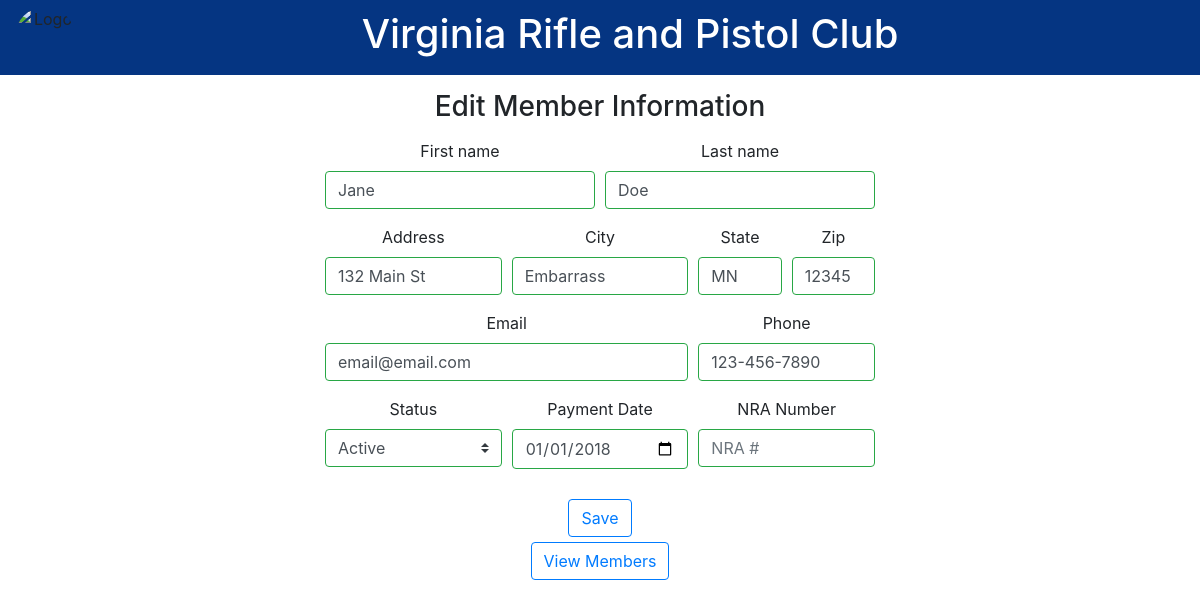
Screenshot of /edit.php?id=3 (signed in) with the database file from the repository.
### tables this page shows
CREATE TABLE `members` (
  `id` int(20) NOT NULL,
  `fname` varchar(15) NOT NULL,
  `lname` varchar(15) NOT NULL,
  `address` text NOT NULL,
  `city` varchar(15) NOT NULL,
  `state` varchar(2) NOT NULL,
  `zip` char(5) NOT NULL,
  `email` varchar(50) NOT NULL,
  `phone` text NOT NULL,
  `status` varchar(8) NOT NULL,
  `payment` date NOT NULL,
  `nra` varchar(256) NOT NULL
);

### connect.php (called while the page is built, shortened)
<?php
$iniParse = parse_ini_file("../capstone.ini",true);
$current = $iniParse["currentEnv"]["data"];
$key           = $iniParse[$current]["key"];
$cipherMethod  = $iniParse[$current]["cipherMethod"];
?>

### editform.php (the view, shortened to what this page needs)
<?php
include('connect.php');
$id = $_GET['id'];
$result = $db->prepare("SELECT * FROM members WHERE id= :userid");
$result->bindParam(':userid', $id);
$result->execute();
for($i = 0; $row = $result->fetch(); $i++){
	$decryptedNRA = openssl_decrypt ($row['nra'], $cipherMethod, $key);
?>
<div class="container" align="center">
	<form method="post" action="update.php">
		<h3 style="margin-top: 15px; margin-bottom: 15px;">Edit Member Information</h3>
			<div class="form-row justify-content-center">
				<div class="col-md-3 mb-3">
				  <label for="validationServer01">First name</label>
				  <input type="text" <?php echo ($fnameValid == 0) ? "class='form-control is-valid'" : "class='form-control is-invalid'"; ?> name="f_name" placeholder="First name" value="<?php echo $row['fname'] ?>" />
				</div>
				<div class="col-md-3 mb-3">
				  <label for="validationServer02">Last name</label>
				  <input type="text" <?php echo ($lnameValid == 0) ? "class='form-control is-valid'" : "class='form-control is-invalid'"; ?> name="l_name" placeholder="Last name" value="<?php echo $row['lname'] ?>" />
				</div>
		  </div>
		  <div class="form-row justify-content-center">
			  <div class="col-md-2 mb-3">
				  <label for="validationServer02">Address</label>
				  <input type="text" <?php echo ($addressValid == 0) ? "class='form-control is-valid'" : "class='form-control is-invalid'"; ?> name="e_address" placeholder="Address" value="<?php echo $row['address'] ?>" />
				</div>
			<div class="col-md-2 mb-3">
			  <label for="validationServer03">City</label>
			  <input type="text" <?php echo ($cityValid == 0) ? "class='form-control is-valid'" : "class='form-control is-invalid'"; ?> name="e_city" placeholder="City" value="<?php echo $row['city'] ?>" />
			</div>
			<div class="col-md-1 mb-0">
			  <label for="validationServer04">State</label>
			  <input type="text" <?php echo ($stateValid == 0) ? "class='form-control is-valid'" : "class='form-control is-invalid'"; ?> name="e_state" id="validationServer04" placeholder="State" value="<?php echo $row['state'] ?>" />
			</div>
			<div class="col-md-1 mb-3">
			  <label for="validationServer05">Zip</label>
			  <input type="text" <?php echo ($zipValid == 0) ? "class='form-control is-valid'" : "class='form-control is-invalid'"; ?> name="e_zip" placeholder="Zip" value="<?php echo $row['zip'] ?>" />
			</div>
		  </div>
		  <div class="form-row justify-content-center">
			<div class="col-md-4 mb-3">
			  <label for="validationServer04">Email</label>
			  <input type="text" <?php echo ($emailValid == 0) ? "class='form-control is-valid'" : "class='form-control is-invalid'"; ?> name="e_email" placeholder="Email" value="<?php echo $row['email'] ?>" />
			</div>
			<div class="col-md-2 mb-3">
			  <label for="validationServer05">Phone</label>
			  <input type="text" <?php echo ($phoneValid == 0) ? "class='form-control is-valid'" : "class='form-control is-invalid'"; ?> name="e_phone" placeholder="Phone" value="<?php echo $row['phone'] ?>" />
			</div>
		  </div>
		  <div class="form-row justify-content-center">
			<div class="col-md-2 mb-3">
			  <label for="validationServer04">Status</label>
			  <select <?php echo ($statusValid == 0) ? "class='custom-select custom-select-md mb-3 is-valid'" : "class='custom-select custom-select-md mb-3 is-invalid'"; ?> name='e_status' />
				  <option <?php if ($row['status'] == 'Active') { ?>selected="true" <?php }; ?> value='Active'>Active</option>
			</div>
			<div class="col-md-2 mb-3">
			  <label for="validationServer05">Payment Date</label>
			  <input type="date" <?php echo ($payValid == 0) ? "class='form-control is-valid'" : "class='form-control is-invalid'"; ?> name="e_payment" placeholder="Payment" value="<?php echo $row['payment'] ?>" />
			</div>
			<div class="col-md-2 mb-3">
			  <label for="validationServer05">NRA Number</label>
			  <input type="text" <?php echo ($nraValid == 0) ? "class='form-control is-valid'" : "class='form-control is-invalid'"; ?> name="e_nra" placeholder="NRA #" value="<?php echo $decryptedNRA ?>" />
			</div>
		  </div>
			<?php }  ?>
		<button class="btn btn-outline-primary" type="submit" name="editbtn" value="Save">Save</button>
	</form>
  <button id="viewbutton" class="btn btn-outline-primary" onclick="window.location.href='adminhome.php?page=1'">View Members</button>
</div>

### stylesheet.css (style rules this page uses)
#viewbutton { margin-top: 5px; }

### rows the page displays
members: f_name "Jane", l_name "Doe", e_address "132 Main St", e_city "Embarrass", e_state "MN", e_zip "12345", e_email "email@email.com", e_phone "123-456-7890", e_status "Active", e_payment "01/01/2018"
